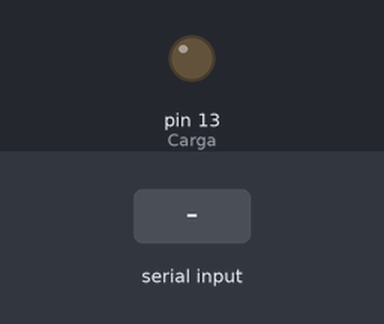
A sketch run on a simulated Arduino Uno, built with avr-gcc and run on an emulated ATmega328P. On the bench: output pins drawn as LEDs (lit = HIGH). The test bench sets the inputs (shaded band).

Above: at 1.2 s.
1.3 s: "1" received over Serial
At 2.0 s:
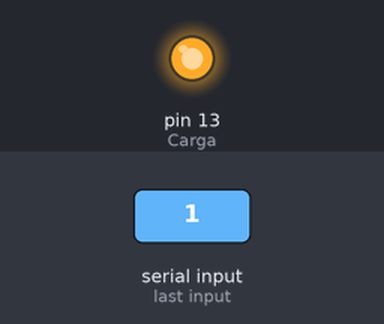
2.8 s: "2" received over Serial
At 3.1 s:
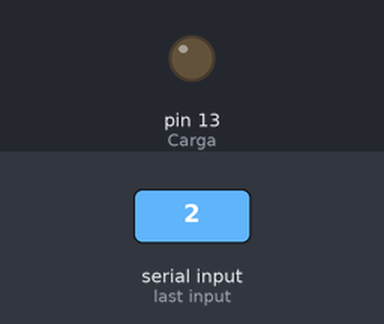
Timing chart, 0 to 5.8 s (numbered marks = the images above; inputs shaded):
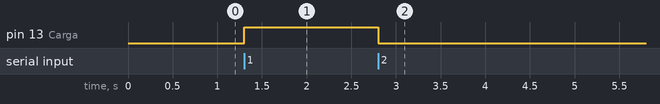

Measured:
- after the input at 1.3 s, pin 13 (Carga): LOW → HIGH at once
- after the input at 2.8 s, pin 13 (Carga): HIGH → LOW at once

The sketch:

Foco_Rele_Modulo_bluetooth.ino
```cpp
int Carga=13;
int estado=0;

void setup()
{
  Serial.begin(9600);
  pinMode(Carga,OUTPUT);
}

void loop(){
 if(Serial.available()>0){
 estado = Serial.read();
 }

if (estado =='1')
  {
   digitalWrite(Carga,HIGH);
  }
if(estado=='2')
  {
   digitalWrite(Carga,LOW);
  }

}
```
